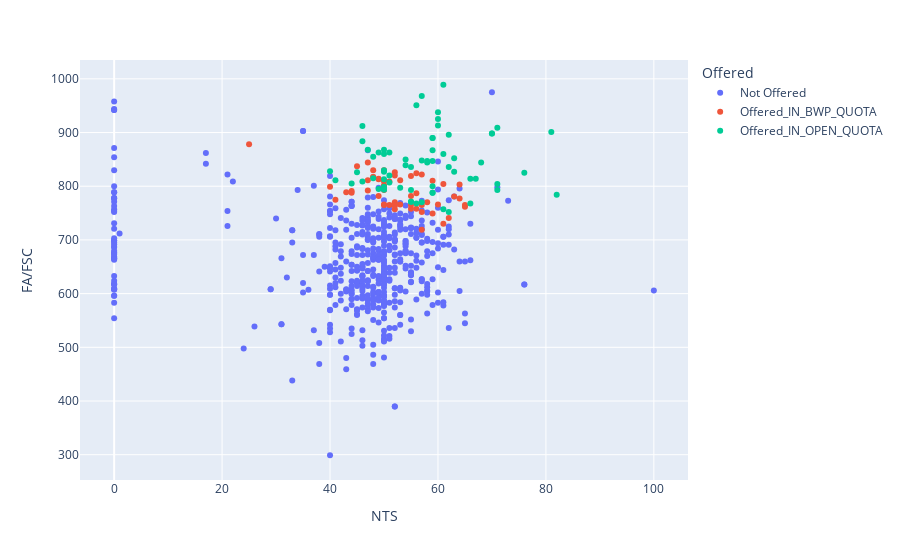

Notebook code cell kept with this figure:
### Code cell
# Visulize BBA Applicants
import plotly.express as px
import pandas as pd
df = pd.read_csv('dataset/fall17/fall-17-bba-applicants.csv')
#print(df.columns)
fig = px.scatter(df, x="NTS", y="FA/FSC",color="Offered",hover_data=['Domicile'])
fig.show()

### Figure 1 — Plotly figure (JSON) as saved in the notebook; plotly's stock layout.template omitted (floating-point values rounded to 4 significant figures; data arrays with more than 128 entries replaced by an {"elided": "..."} marker saying what was removed)
{"data": [{"customdata": {"elided": "523x1 str values"}, "hovertemplate": "Offered=Not Offered<br>NTS=%{x}<br>FA/FSC=%{y}<br>Domicile=%{customdata[0]}<extra></extra>", "legendgroup": "Not Offered", "marker": {"color": "#636efa", "symbol": "circle"}, "mode": "markers", "name": "Not Offered", "showlegend": true, "type": "scatter", "x": {"elided": "523 int values"}, "xaxis": "x", "y": {"elided": "523 int values"}, "yaxis": "y"}, {"customdata": [["Bahawalpur"], ["Bahawalpur"], ["Bahawalpur"], ["Bahawalpur"], ["Bahawalpur"], ["Bahawalpur"], ["Bahawalpur"], ["Bahawalpur"], ["Bahawalpur"], ["Bahawalpur"], ["Bahawalpur"], ["Bahawalpur"], ["Bahawalpur"], ["Bahawalpur"], ["Bahawalpur"], ["Bahawalpur"], ["Bahawalpur"], ["Bahawalpur"], ["Bahawalpur"], ["Bahawalpur"], ["Bahawalpur"], ["Bahawalpur"], ["Bahawalpur"], ["Bahawalpur"], ["Bahawalpur"], ["Bahawalpur"], ["Bahawalpur"], ["Bahawalpur"], ["Bahawalpur"], ["Bahawalpur"], ["Bahawalpur"], ["Bahawalpur"], ["Bahawalpur"], ["Bahawalpur"], ["Bahawalpur"], ["Bahawalpur"], ["Bahawalpur"], ["Bahawalpur"], ["Bahawalpur"], ["Bahawalpur"], ["Bahawalpur"], ["Bahawalpur"], ["Bahawalpur"], ["Bahawalpur"], ["Bahawalpur"], ["Bahawalpur"], ["Bahawalpur"], ["Bahawalpur"], ["Bahawalpur"], ["Bahawalpur"], ["Bahawalpur"], ["Bahawalpur"], ["Bahawalpur"], ["Bahawalpur"], ["Bahawalpur"], ["Bahawalpur"], ["Bahawalpur"], ["Bahawalpur"]], "hovertemplate": "Offered=Offered_IN_BWP_QUOTA<br>NTS=%{x}<br>FA/FSC=%{y}<br>Domicile=%{customdata[0]}<extra></extra>", "legendgroup": "Offered_IN_BWP_QUOTA", "marker": {"color": "#EF553B", "symbol": "circle"}, "mode": "markers", "name": "Offered_IN_BWP_QUOTA", "showlegend": true, "type": "scatter", "x": [25, 50, 50, 50, 48, 57, 52, 43, 64, 63, 49, 57, 50, 48, 52, 51, 49, 61, 65, 45, 52, 51, 50, 56, 50, 52, 44, 52, 65, 58, 59, 41, 47, 56, 44, 55, 55, 53, 62, 50, 57, 53, 55, 61, 59, 48, 60, 47, 49, 64, 50, 55, 57, 56, 52, 50, 47, 40], "xaxis": "x", "y": [878, 810, 810, 800, 817, 719, 770, 789, 803, 781, 782, 752, 798, 817, 826, 809, 813, 804, 762, 837, 820, 765, 830, 824, 802, 757, 791, 765, 765, 770, 810, 775, 844, 758, 788, 758, 765, 811, 741, 765, 765, 766, 782, 730, 749, 830, 766, 811, 814, 777, 793, 819, 822, 787, 764, 766, 792, 799], "yaxis": "y"}, {"customdata": [["OPEN"], ["OPEN"], ["OPEN"], ["Bahawalpur"], ["OPEN"], ["Bahawalpur"], ["OPEN"], ["Bahawalpur"], ["OPEN"], ["OPEN"], ["Bahawalpur"], ["OPEN"], ["OPEN"], ["Bahawalpur"], ["Bahawalpur"], ["Bahawalpur"], ["Bahawalpur"], ["Bahawalpur"], ["OPEN"], ["Bahawalpur"], ["Bahawalpur"], ["Bahawalpur"], ["Bahawalpur"], ["Bahawalpur"], ["Bahawalpur"], ["OPEN"], ["OPEN"], ["Bahawalpur"], ["OPEN"], ["Bahawalpur"], ["OPEN"], ["OPEN"], ["OPEN"], ["OPEN"], ["OPEN"], ["OPEN"], ["Bahawalpur"], ["Bahawalpur"], ["OPEN"], ["Bahawalpur"], ["OPEN"], ["OPEN"], ["OPEN"], ["Bahawalpur"], ["Bahawalpur"], ["Bahawalpur"], ["Bahawalpur"], ["Bahawalpur"], ["OPEN"], ["OPEN"], ["Bahawalpur"], ["OPEN"], ["OPEN"], ["Bahawalpur"], ["OPEN"], ["Bahawalpur"], ["Bahawalpur"], ["Bahawalpur"], ["OPEN"], ["OPEN"], ["Bahawalpur"], ["Bahawalpur"], ["Bahawalpur"], ["Bahawalpur"], ["Bahawalpur"], ["OPEN"], ["Bahawalpur"]], "hovertemplate": "Offered=Offered_IN_OPEN_QUOTA<br>NTS=%{x}<br>FA/FSC=%{y}<br>Domicile=%{customdata[0]}<extra></extra>", "legendgroup": "Offered_IN_OPEN_QUOTA", "marker": {"color": "#00cc96", "symbol": "circle"}, "mode": "markers", "name": "Offered_IN_OPEN_QUOTA", "showlegend": true, "type": "scatter", "x": [50, 66, 46, 61, 53, 59, 55, 56, 60, 40, 55, 71, 50, 71, 81, 62, 71, 59, 41, 48, 62, 82, 63, 61, 50, 45, 57, 59, 56, 57, 59, 58, 50, 55, 59, 50, 66, 63, 46, 54, 49, 46, 49, 62, 55, 57, 51, 67, 59, 50, 54, 50, 50, 47, 58, 60, 70, 70, 51, 48, 59, 44, 61, 51, 60, 68, 76], "xaxis": "x", "y": [799, 768, 884, 989, 797, 847, 793, 768, 913, 828, 836, 804, 868, 793, 901, 836, 909, 890, 811, 855, 752, 784, 852, 757, 830, 826, 848, 890, 951, 968, 788, 844, 794, 771, 788, 794, 814, 827, 912, 839, 863, 809, 795, 896, 771, 770, 820, 814, 800, 827, 850, 860, 813, 868, 847, 938, 898, 898, 807, 815, 867, 805, 860, 863, 925, 844, 825], "yaxis": "y"}], "layout": {"legend": {"title": {"text": "Offered"}, "tracegroupgap": 0}, "margin": {"t": 60}, "xaxis": {"anchor": "y", "domain": [0, 1], "title": {"text": "NTS"}}, "yaxis": {"anchor": "x", "domain": [0, 1], "title": {"text": "FA/FSC"}}}}
